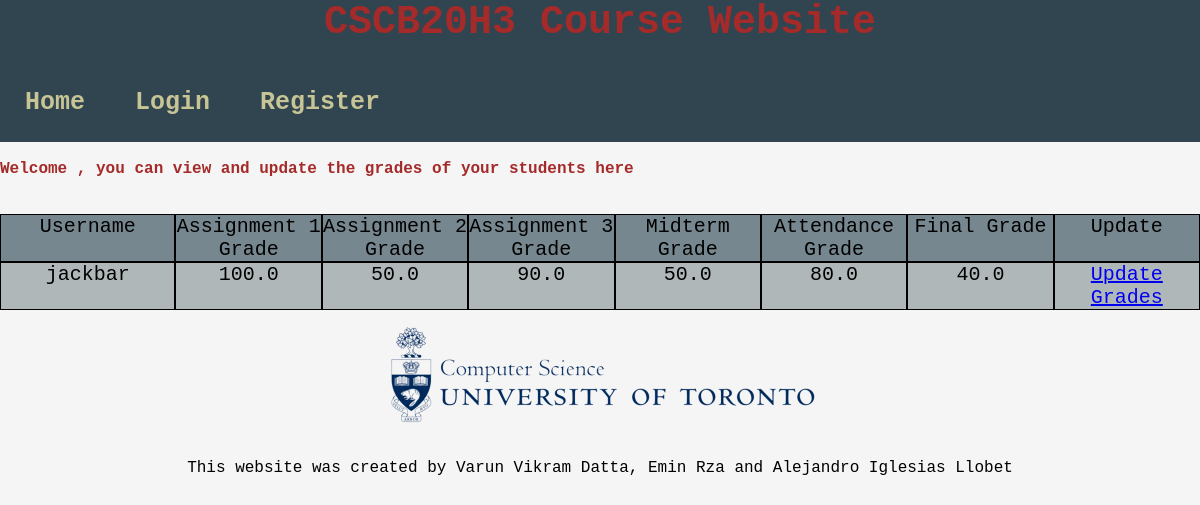
Screenshot of /View_Grades_Instructor with the database file from the repository.
### app.py (models this page shows, shortened)
class Student(db.Model):
    __tablename__ = 'Student'
    id = db.Column(db.Integer, primary_key=True)
    username = db.Column(db.String(100), unique=True, nullable=False)
    email = db.Column(db.String(100), unique=True, nullable=False)
    password = db.Column(db.String(100), nullable=False)
    assignment1 = db.Column(db.Float, nullable=False)
    assignment2 = db.Column(db.Float, nullable=False)
    assignment3 = db.Column(db.Float, nullable=False)
    tut_attendance = db.Column(db.Float, nullable=False)
    midterm = db.Column(db.Float, nullable=False)
    final = db.Column(db.Float, nullable=False)

### app.py (the view)
@app.route('/View_Grades_Instructor')
def View_Grades_Instructor():
    pagename = 'View Grades'
    query_Student_result = Student.query.order_by(Student.username)
    return render_template('View_Grades_Instructor.html', pagename = pagename,query_Student_result= query_Student_result)

### templates/View_Grades_Instructor.html (shortened to what this page needs)
{% extends "template.html" %}
{% block content %}
<h3>Welcome {{session.user}}, you can view and update the grades of your students here</h3>
<br><br>
<center>
    <div class="table">
      <div class="row rowdark">
        <div class="cell w">Username</div>
        <div class="cell">Assignment 1 Grade</div>
        <div class="cell">Assignment 2 Grade </div>
        <div class="cell">Assignment 3 Grade</div>
        <div class="cell">Midterm Grade </div>
        <div class="cell"> Attendance Grade</div>
        <div class="cell"> Final Grade</div>
        <div class="cell"> Update</div>
      </div>
      {%for student in query_Student_result%}
      <div class="row rowlight">
        <div class="cell w"> {{student.username}}  </div>
        <div class="cell"> {{student.assignment1}} </div>
        <div class="cell"> {{student.assignment2}}   </div>
        <div class="cell">{{student.assignment3}}</div>
        <div class="cell">{{student.midterm}}</div>
        <div class="cell">  {{student.tut_attendance}}</div>
        <div class="cell"> {{student.final}}</div>
        <div class="cell"> <a href ="/Update_Grades_Instructor/{{student.id }}">Update Grades </a></div>
        </div>
        {%endfor%}
    </center>
{% endblock %}

### static/styles/template.css (style rules this page uses)
html { -webkit-text-size-adjust: 100%; -ms-text-size-adjust: 100%; }
*, *:before, *:after { -moz-box-sizing: border-box; -webkit-box-sizing: border-box; box-sizing: border-box; }
body { background-color:whitesmoke; font-family: "VT323", monospace; margin: 0; }
h3 { font-family: "VT323", monospace; font-size: 1.0rem; color: brown; margin: 0; }
.cell.w { width: 300px; font-size: 20px; }
.row { display: flex; flex-direction: row; font-size: 20px; }
.rowdark { background-color: #77878f; }
.rowlight { background-color: #b0b7b9; }
.cell { width: 250px; border: 0.5px black solid; }

### rows the page displays
Student: username "jackbar", assignment1 "100.0", assignment2 "50.0", assignment3 "90.0", midterm "50.0", tut_attendance "80.0", final "40.0"
